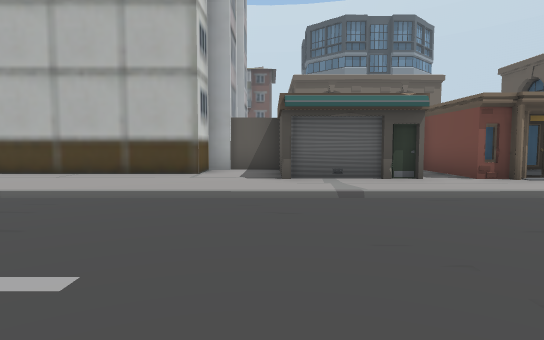
View 1 (above)

17 first-person views from a walk through a Unity game level. The camera is 1.2 m above the floor, tilts 4° down and sees 75° across. The floor is counted in squares, 2 m on a side. Each view is taken from the middle of a square. On the plan, view 1 faces up. The plan holds only what a view shows up to about 10 squares ahead; the rest is blank. The place goes on beyond the plan. The player character is not drawn. Some animated figures are left out.

View 2
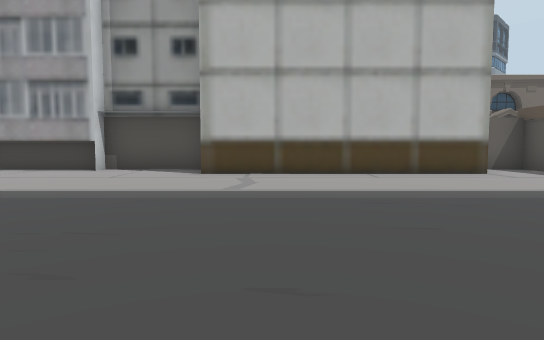

View 3
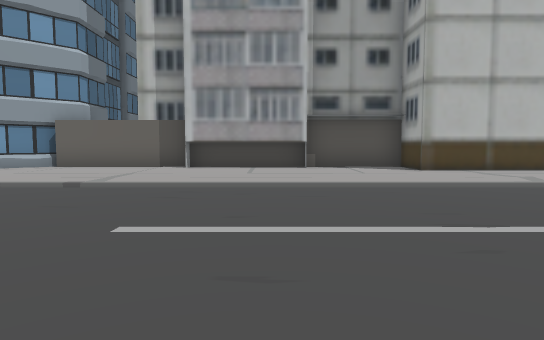

View 4
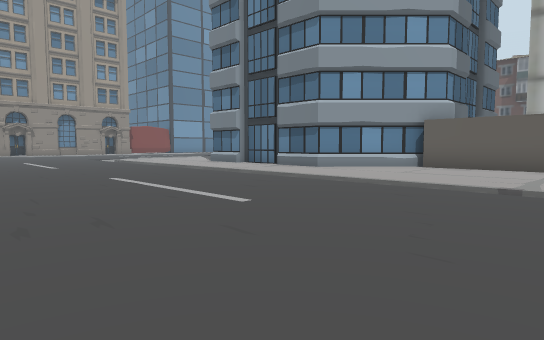

View 5
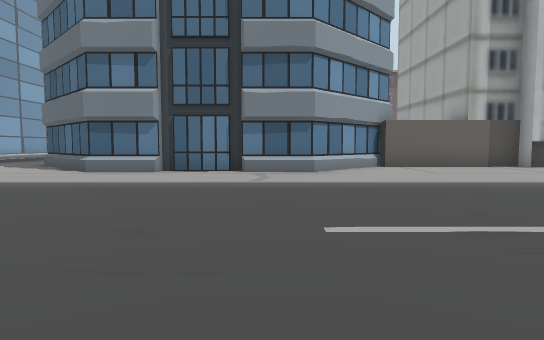

View 6
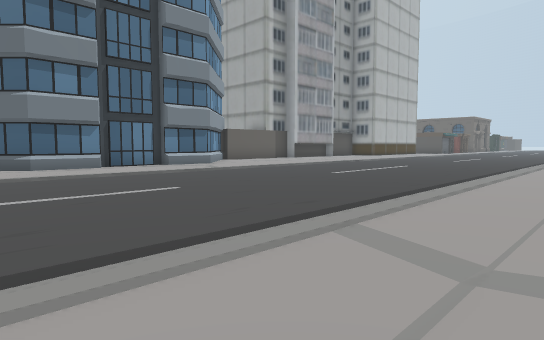

View 7
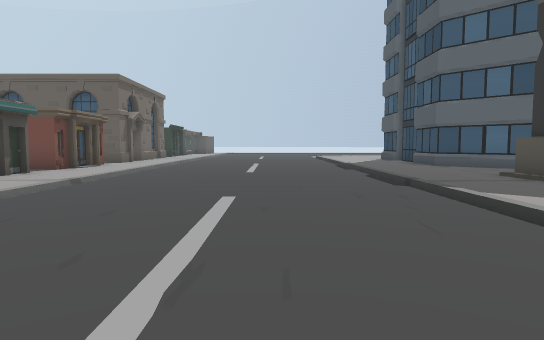

View 8
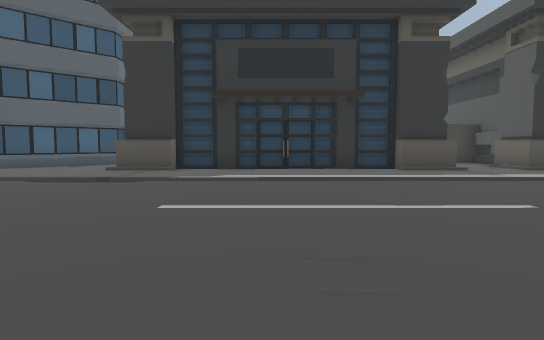

View 9
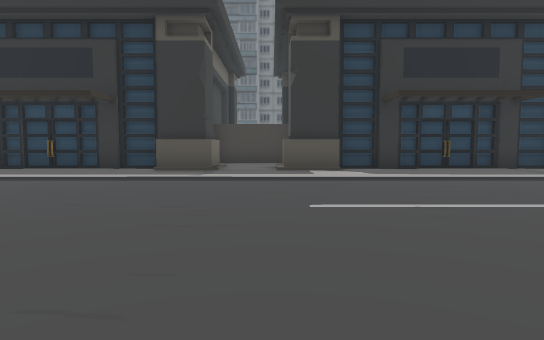

View 10
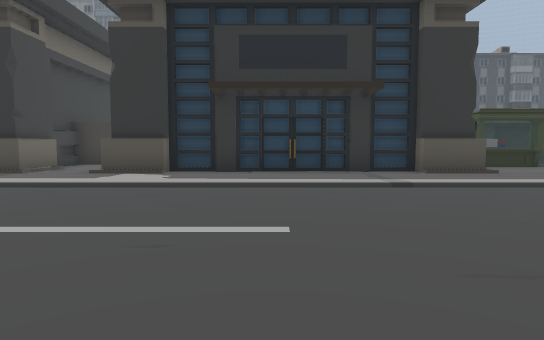

View 11
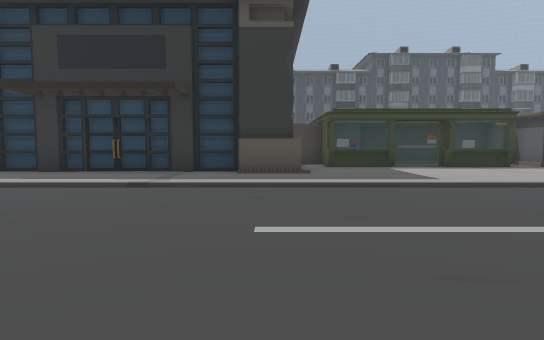

View 12
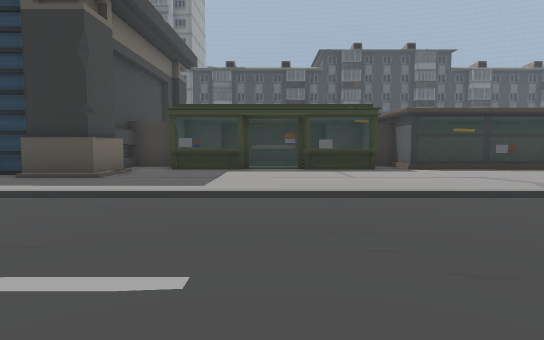

View 13
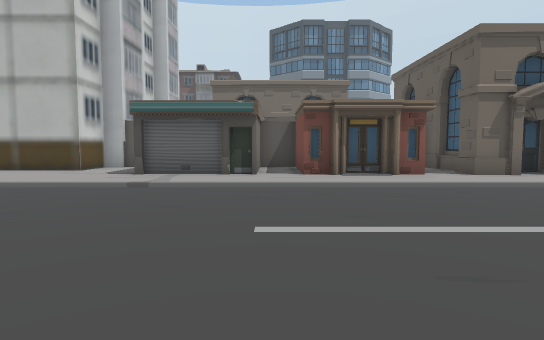

View 14
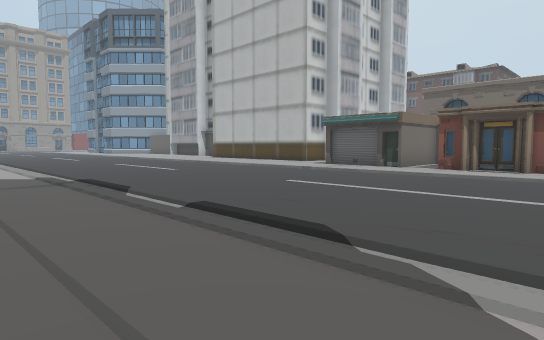

View 15
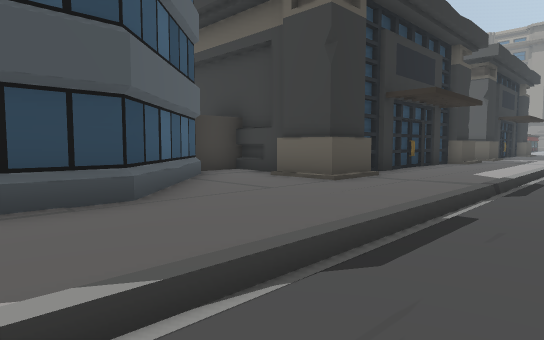

View 16
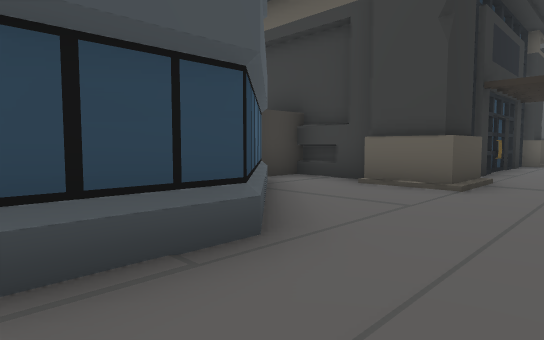

View 17
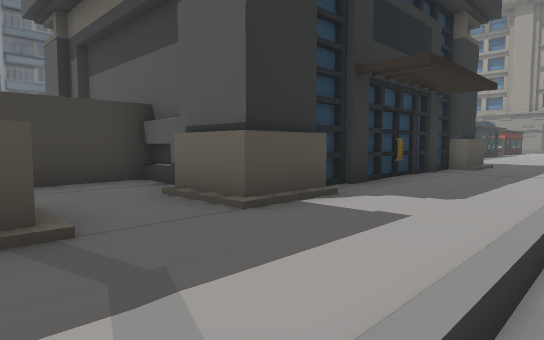

### Floor plan
Key: @ floor where view 1 was taken; # wall or solid block; . floor; / step, stairs or slope; = window, fence, low wall or low ledge; O other object.
Columns run from 26 left of view 1 to 7 right of it. Each row starts with its distance up from view 1.
  9 ##      ############    ###  ##
  8 .##    ##..........######.#  .#
  7 ..######..................###.####
  6  ...........................O.....
  5  .................................
  4  /////////////////////////////////
  3  ................................
  2  ................................
  1 ..................................
  0 ..........................@.......
 -1 //////////////////////////////////
 -2 ..................................
 -3 ..................................
 -4  .........########..#########..###
 -5 ..........#      #..#      ##.##
 -6 ===.====#.#      #..#      #.##
 -7 ###########      ####      ###

Where each view was taken, in squares from view 1:
view 1: 0 up, 0 right, facing up
view 2: 0 up, 6 left, facing up
view 3: 1 down, 11 left, facing up
view 4: 1 down, 13 left, facing up-left
view 5: 1 down, 20 left, facing up
view 6: 3 down, 26 left, facing up-right
view 7: 1 up, 5 left, facing right
view 8: 5 up, 2 left, facing down
view 9: 5 up, 8 left, facing down
view 10: 4 up, 12 left, facing down
view 11: 4 up, 16 left, facing down
view 12: 3 up, 20 left, facing down
view 13: 1 down, 3 right, facing up
view 14: 3 down, 7 right, facing up-left
view 15: 0 up, 7 right, facing down-left
view 16: 2 down, 7 right, facing down-left
view 17: 1 down, 6 left, facing down-left
